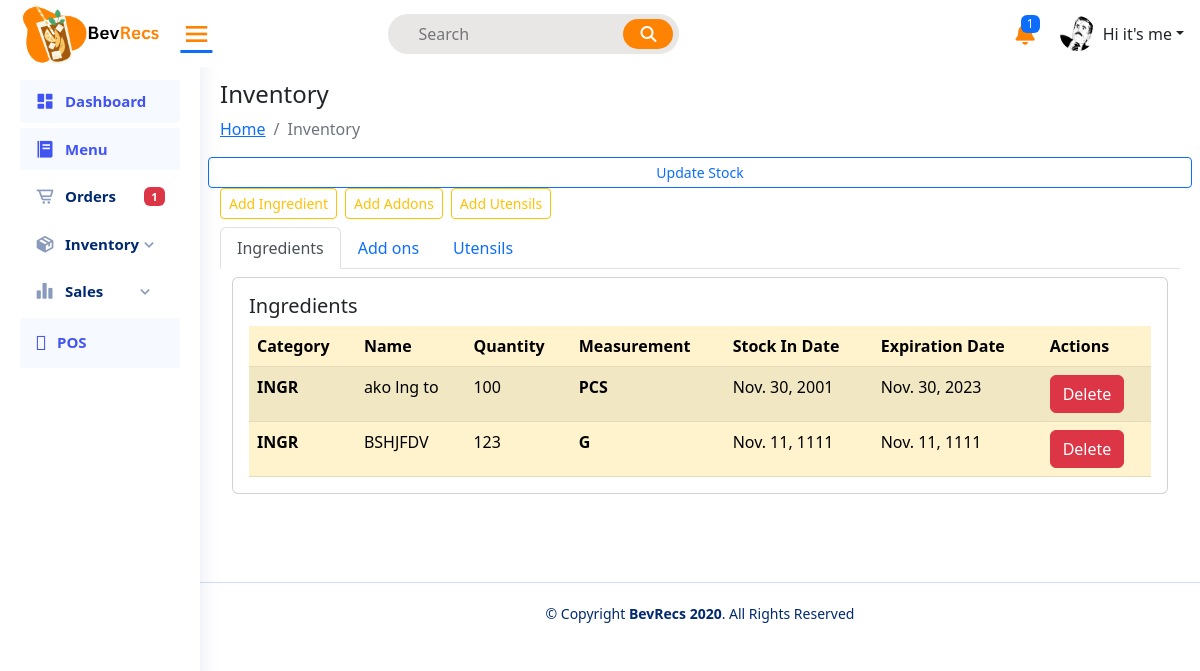
The app's page //inventory/, older data.
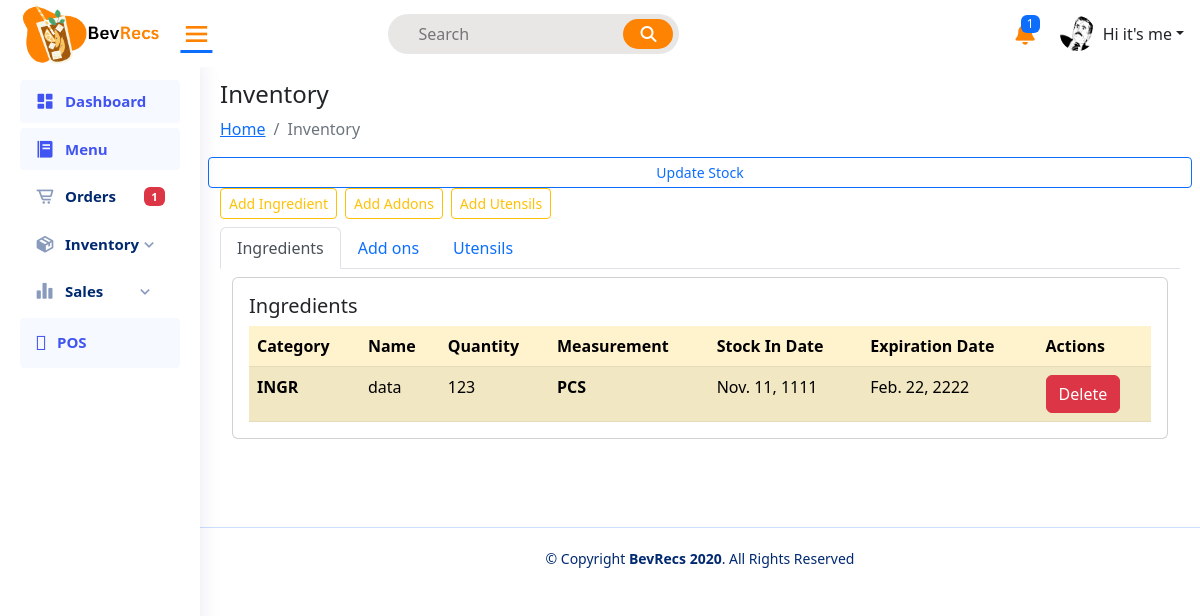
The same page, newer data.
### pos/models.py (models this page shows, shortened)
class Stocks(models.Model):
    stockname = models.CharField(max_length=50)
    stockcategory = models.CharField(choices=STOCK_CATEGORY, max_length=100)
    stockquantity = models.PositiveIntegerField()
    stockmeasurement = models.CharField(choices=STOCK_QUANTITY, max_length=100)
    stockdate_in = models.DateField()
    stockexpiration = models.DateField()

### pos/views.py (the view)
# urls.py: path('/inventory/', views.inventory, name='inventory'),
def inventory(request):
    ingridientForm = IngridientsForm()
    my_data_ingredients = Stocks.objects.all()
    my_data_addOns = Stocks.objects.all()
    my_data_utensils = Stocks.objects.all()
    all_stocks = my_data_ingredients.union(my_data_addOns, my_data_utensils)
    addOnsForm = AddOnsForm()
    utensilsForm = UtensilsForm()
    context = {
        "stock_category": STOCK_CATEGORY,
        "stock_quantity": STOCK_QUANTITY,
        "my_data_i" : my_data_ingredients.filter(stockcategory="INGR"),
        "my_data_a" : my_data_addOns.filter(stockcategory="AO"),
        "my_data_u" : my_data_utensils.filter(stockcategory="UTNSL"),
        "all_stocks": all_stocks,
        "ingridientForm": ingridientForm,
        "addOnsForm" : addOnsForm,
        "utensilsForm" : utensilsForm,
    }
    return render(request, "inventory.html", context)

### pos/forms.py
class IngridientsForm(forms.ModelForm):
    stockcategory = forms.ChoiceField(
        choices=STOCK_CATEGORY,
        widget=forms.RadioSelect,
    )
    stockmeasurement = forms.ChoiceField(
        choices=STOCK_QUANTITY,
        widget=forms.RadioSelect,
    )
    class Meta:
        model = Stocks  # Eto yung table na gagamitin
        fields = ["stockname","stockmeasurement", "stockcategory", "stockquantity", "stockdate_in", "stockexpiration"]

class AddOnsForm(forms.ModelForm):
    stockcategory = forms.ChoiceField(
        choices=STOCK_CATEGORY,
        widget=forms.RadioSelect,
    )
    stockmeasurement = forms.ChoiceField(
        choices=STOCK_QUANTITY,
        widget=forms.RadioSelect,
    )
    class Meta:
        model = Stocks  # Eto yung table na gagamitin
        fields = ["stockname","stockmeasurement", "stockcategory", "stockquantity", "stockdate_in", "stockexpiration"]

### pos/templates/inventory.html (shortened to what the changed rows need)
{% load static %}
<!DOCTYPE html>
<html lang="en">
<head>
  <link rel="stylesheet" href="https://cdnjs.cloudflare.com/ajax/libs/font-awesome/6.4.0/css/all.min.css"
 />
  <link href='https://unpkg.com/boxicons@2.1.4/css/boxicons.min.css' rel='stylesheet'>
  <link rel="stylesheet" href="{% static 'main.css' %}">
  <link rel="stylesheet" href="{% static 'style.css' %}">
  <link rel="stylesheet" href="https://cdnjs.cloudflare.com/ajax/libs/twitter-bootstrap/5.2.0/css/bootstrap.min.css">
  <link rel="stylesheet" href="https://cdn.datatables.net/1.13.4/css/dataTables.bootstrap5.min.css">
</head>
<body>
  <main id="main" class="main">
    <div class="pagetitle">
      <h1>Inventory</h1>
    </div>
    <section class="section dashboard">
      <div class="row">
        <div class="col-lg-12 mb-2">
          <div class="row g-2">
            <div class="col-12">
              <div class="tab-content mt-2">
                <div class="tab-pane container active" id="ingredient">
                  <div class="card overflow-auto">
                    <div class="card-body pb-0">
                      <table class="table rounded table-striped table-warning" id="IngredientTable">
                        <thead>
                          <tr>
                            <th scope="col">Category</th>
                            <th scope="col">Name</th>
                            <th scope="col">Quantity</th>
                            <th scope="col">Measurement</th>
                            <th scope="col">Stock In Date</th>
                            <th scope="col">Expiration Date</th>
                            <th scope="col">Actions</th>
                          </tr>
                        </thead>
                        <tbody>
                          {% for item in my_data_i %}
                          <tr>
                            <th>{{item.stockcategory}}</th>
                            <td>{{item.stockname}}</td>
                            <td>{{item.stockquantity}}</td>
                            <th>{{item.stockmeasurement}}</th>
                            <td>{{item.stockdate_in}}</td>
                            <td>{{item.stockexpiration}}</td>
                            <td>
                              <form action="{% url 'pos:delete_stock' %}" method="POST">
                                <button type="submit" class="btn btn-danger">Delete</button>
                              </form>
                            </td>
                          </tr>
                          {% endfor %}
                        </tbody>
                      </table>
                    </div>
                  </div>
                </div>
              </div>
            </div>
          </div>
        </div>
      </div>
    </section>
  </main>
</body>
</html>

Row changes from the older to the newer data that the page shows:
removed Stocks: stockcategory "INGR", stockname "ako lng to", stockquantity "100", stockmeasurement "PCS", stockdate_in "Nov. 30, 2001", stockexpiration "Nov. 30, 2023"
removed Stocks: stockcategory "INGR", stockname "BSHJFDV", stockquantity "123", stockmeasurement "G", stockdate_in "Nov. 11, 1111", stockexpiration "Nov. 11, 1111"
added Stocks: stockcategory "INGR", stockname "data", stockquantity "123", stockmeasurement "PCS", stockdate_in "Nov. 11, 1111", stockexpiration "Feb. 22, 2222"
